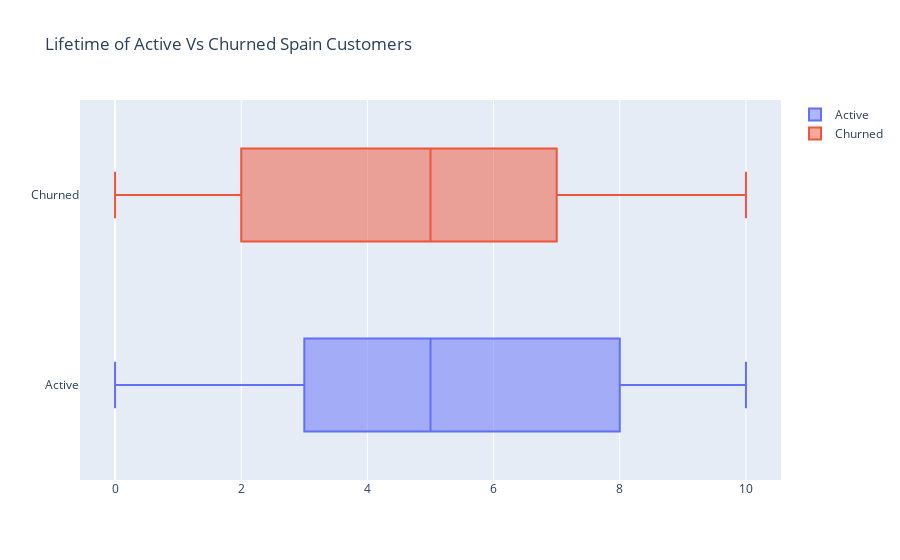

The cell this chart's notebook holds for it:
### Code cell
enable_plotly_in_cell()
#import plotly.graph_objs as go
#from plotly.offline import iplot

group_1=go.Box(
    x=active_spain_users['Tenure'], name="Active")
group_2 = go.Box(
    x=churned_spain_users['Tenure'],
    name="Churned")

info = [group_1, group_2]
title = "Lifetime of Active Vs Churned Spain Customers"
iplot({
            "data": info, 
            "layout": {
                "title": title
            }
     })

### Figure 1 — Plotly figure (JSON) as saved in the notebook; plotly's stock layout.template omitted (floating-point values rounded to 4 significant figures; data arrays with more than 128 entries replaced by an {"elided": "..."} marker saying what was removed)
{"data": [{"name": "Active", "type": "box", "x": {"elided": "2064 int values"}}, {"name": "Churned", "type": "box", "x": {"elided": "413 int values"}}], "layout": {"title": {"text": "Lifetime of Active Vs Churned Spain Customers"}}}
